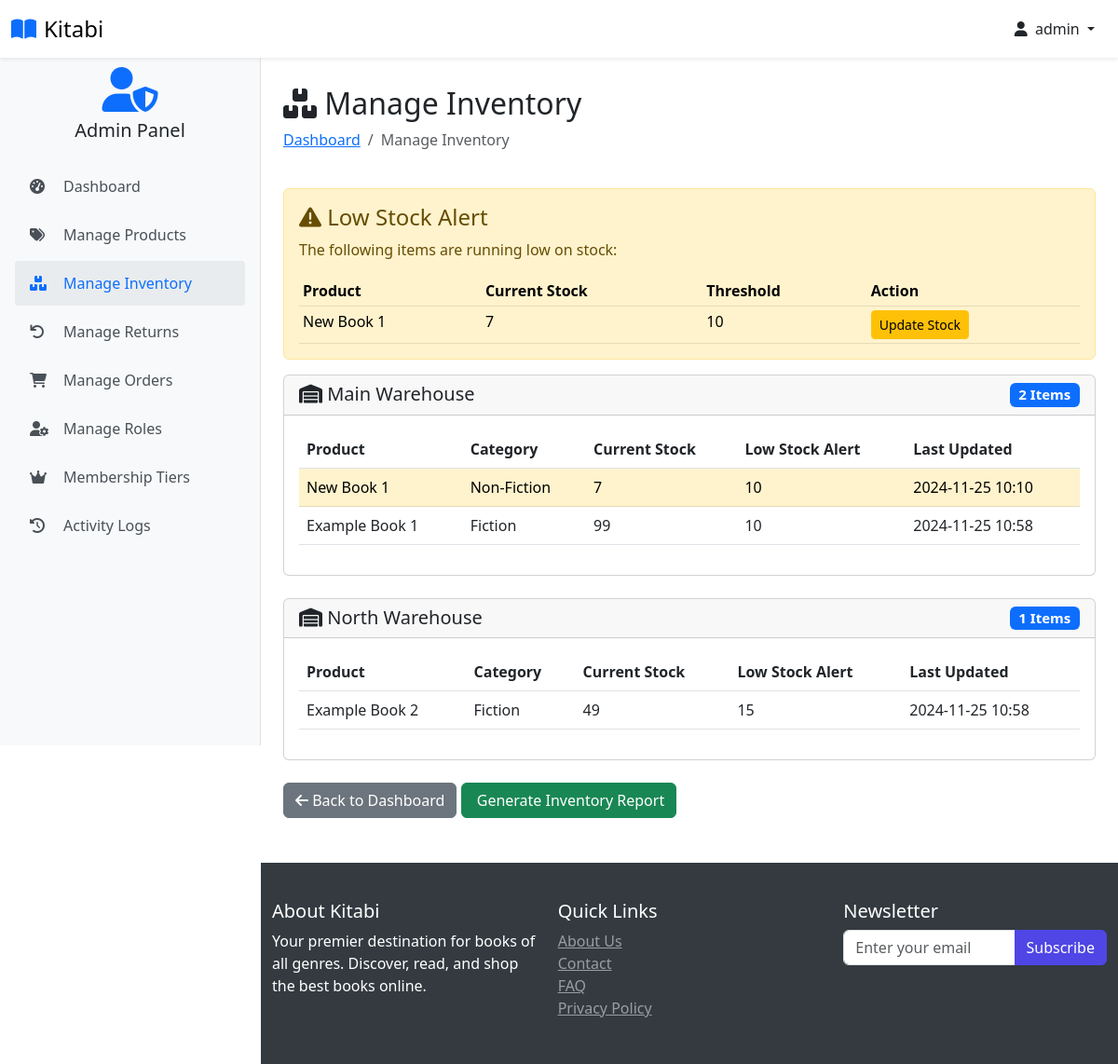
The app's page /inventory-management (signed in) with its own data.
### website/models.py (models this page shows, shortened)
class Customer(db.Model, UserMixin):
    id = db.Column(db.Integer, primary_key=True)
    full_name = db.Column(db.String(100), nullable=False)
    email = db.Column(db.String(100), unique=True, nullable=False)
    username = db.Column(db.String(100), unique=True, nullable=False)
    password_hash = db.Column(db.String(200), nullable=False)
    date_joined = db.Column(db.DateTime(), default=datetime.utcnow)
    is_admin_val = db.Column(db.Boolean, default=False)
    last_login = db.Column(db.DateTime)
    status = db.Column(db.String(20), default='active')
    membership_tier_id = db.Column(db.Integer, db.ForeignKey('membership_tier.id'), default=1)  # Default to Normal
    points = db.Column(db.Integer, default=0)
    membership_tier = db.relationship('MembershipTier', backref='customers')
    cart_items = db.relationship('Cart', back_populates='customer', lazy=True)
    orders = db.relationship('Order', back_populates='customer', lazy=True)
    activity_logs = db.relationship('ActivityLog', back_populates='user', lazy=True)
    returns = db.relationship('Return', foreign_keys='Return.customer_link', back_populates='customer', lazy=True)
    roles = db.relationship(
        'Role',
        secondary=user_roles,
        back_populates='users',
        lazy='dynamic'
    )
    @property
    def password(self):
        raise AttributeError('Password is not a readable Attribute')
    @property
    def is_admin(self):
        return self.is_admin_val or any(
            role.name in ['Super Admin', 'Product Manager', 'Order Manager']
            for role in self.roles
        )
    def has_permission(self, permission):
        if not self.roles:
            return False
        for role in self.roles:
            permissions = role.permissions or []
            if permission in permissions:
                return True
        return False

class Product(db.Model):
    id = db.Column(db.Integer, primary_key=True)
    product_name = db.Column(db.String(100), nullable=False)
    author = db.Column(db.String(100), nullable=False)
    rating = db.Column(db.Float, nullable=False)
    current_price = db.Column(db.Float, nullable=False)
    in_stock = db.Column(db.Integer, nullable=False)
    low_stock_threshold = db.Column(db.Integer, default=10)
    warehouse_location = db.Column(db.String(100), nullable=False, default='Main Warehouse')
    promotion_percentage = db.Column(db.Integer, default=0)
    discounted_price = db.Column(db.Float, nullable=True)
    product_picture = db.Column(db.String(1000), nullable=False)
    flash_sale = db.Column(db.Boolean, default=False)
    date_added = db.Column(db.DateTime, default=datetime.utcnow)
    category_id = db.Column(db.Integer, db.ForeignKey('category.id'), nullable=False)
    subcategory_id = db.Column(db.Integer, db.ForeignKey('sub_category.id'), nullable=False)
    last_stock_update = db.Column(db.DateTime, default=datetime.utcnow)
    returns = db.relationship('Return', foreign_keys='Return.product_link', back_populates='product', lazy=True)
    carts = db.relationship('Cart', back_populates='product', lazy=True)
    orders = db.relationship('Order', back_populates='product', lazy=True)
    stock_history = db.relationship('StockHistory', back_populates='product', lazy=True)
    category = db.relationship('Category', back_populates='products')
    subcategory = db.relationship('SubCategory', back_populates='products')

class Category(db.Model):
    id = db.Column(db.Integer, primary_key=True)
    name = db.Column(db.String(100), nullable=False, unique=True)
    products = db.relationship('Product', back_populates='category', lazy=True)
    subcategories = db.relationship('SubCategory', back_populates='category', lazy=True)

### website/admin.py (the view)
@admin.route('/inventory-management')
@login_required
@admin_required
@check_permission('manage_inventory')
def inventory_management():
    try:
        products = Product.query.options(
            joinedload(Product.category)
        ).all()
        print(f"Found {len(products)} products")  # Debug print
        low_stock_products = Product.query.filter(
            Product.in_stock <= Product.low_stock_threshold
        ).options(
            joinedload(Product.category)
        ).all()
        print(f"Found {len(low_stock_products)} low stock products")  # Debug print
        warehouse_inventory = {}
        for product in products:
            warehouse_location = product.warehouse_location or 'Main Warehouse'
            if warehouse_location not in warehouse_inventory:
                warehouse_inventory[warehouse_location] = []
            warehouse_inventory[warehouse_location].append(product)
        print(f"Warehouse inventory: {warehouse_inventory.keys()}")  # Debug print
        for warehouse, items in warehouse_inventory.items():
            print(f"Warehouse {warehouse}: {len(items)} items")  # Debug print
        for product in products[:1]:  # Check first product as example
            print(f"""
            Product debug info:
            - Name: {product.product_name}
            - Stock: {product.in_stock}
            - Threshold: {product.low_stock_threshold}
            - Warehouse: {product.warehouse_location}
            - Category: {product.category.name if product.category else 'No category'}
            - Last Update: {product.last_stock_update}
            """)
        return render_template(
            'inventory_management.html',
            products=products,
            low_stock_products=low_stock_products,
            warehouse_inventory=warehouse_inventory
        )
    except Exception as e:
        print(f"Error in inventory management: {str(e)}")  # Debug print
        flash('Error loading inventory management page', 'error')
        return redirect(url_for('admin.admin_page'))

### website/templates/inventory_management.html (shortened to what this page needs)
{% extends 'base.html' %}
{% block body %}
 <div class="container pt-2">
    <div class="row mb-4">
        <div class="col">
            <h2><i class="fas fa-boxes"></i> Manage Inventory</h2>
            <nav aria-label="breadcrumb">
                <ol class="breadcrumb">
                    <li class="breadcrumb-item"><a href="{{ url_for('admin.admin_page') }}">Dashboard</a></li>
                    <li class="breadcrumb-item active">Manage Inventory</li>
                </ol>
            </nav>
        </div>
    </div>
    {% if low_stock_products %}
    <div class="alert alert-warning" role="alert">
        <h4 class="alert-heading"><i class="fas fa-exclamation-triangle"></i> Low Stock Alert</h4>
        <p>The following items are running low on stock:</p>
        <div class="table-responsive">
            <table class="table table-warning table-sm mb-0">
                <thead>
                    <tr>
                        <th>Product</th>
                        <th>Current Stock</th>
                        <th>Threshold</th>
                        <th>Action</th>
                    </tr>
                </thead>
                <tbody>
                    {% for product in low_stock_products %}
                    <tr>
                        <td>{{ product.product_name }}</td>
                        <td>{{ product.in_stock }}</td>
                        <td>{{ product.low_stock_threshold }}</td>
                        <td>
                            <a href="{{ url_for('admin.update_inventory', product_id=product.id) }}"
                               class="btn btn-sm btn-warning">
                                Update Stock
                            </a>
                        </td>
                    </tr>
                    {% endfor %}
                </tbody>
            </table>
        </div>
    </div>
    {% else %}
    <div class="alert alert-info">No low stock products found.</div>
    {% endif %}
    {% if warehouse_inventory %}
        {% for warehouse, items in warehouse_inventory.items() %}
        <div class="card mb-4">
            <div class="card-header">
                <h5 class="mb-0">
                    <i class="fas fa-warehouse"></i> {{ warehouse }}
                    <span class="badge bg-primary float-end">{{ items|length }} Items</span>
                </h5>
            </div>
            <div class="card-body">
                {% if items %}
                <div class="table-responsive">
                    <table class="table table-hover">
                        <thead>
                            <tr>
                                <th>Product</th>
                                <th>Category</th>
                                <th>Current Stock</th>
                                <th>Low Stock Alert</th>
                                <th>Last Updated</th>
                            </tr>
                        </thead>
                        <tbody>
                            {% for product in items %}
                            <tr {% if product.in_stock <= product.low_stock_threshold %}class="table-warning"{% endif %}>
                                <td>{{ product.product_name }}</td>
                                <td>{{ product.category.name if product.category else 'No category' }}</td>
                                <td>{{ product.in_stock }}</td>
                                <td>{{ product.low_stock_threshold }}</td>
                                <td>{{ product.last_stock_update.strftime('%Y-%m-%d %H:%M') if product.last_stock_update else 'Never' }}</td>
                            </tr>
                            {% endfor %}
                        </tbody>
                    </table>
                </div>
                {% else %}
                <p class="text-muted">No items in this warehouse.</p>
                {% endif %}
            </div>
        </div>
        {% endfor %}
    {% else %}
    <div class="alert alert-info">No warehouse inventory found.</div>
    {% endif %}
    <div class="row mt-4 mb-5">
        <div class="col">
            <a href="{{ url_for('admin.admin_page') }}" class="btn btn-secondary">
                <i class="fas fa-arrow-left"></i> Back to Dashboard
            </a>
            <a href="{{ url_for('admin.inventory_report') }}" class="btn btn-success">
                 Generate Inventory Report
            </a>
        </div>
    </div>
</div>
{% endblock %}

### website/templates/base.html (shortened to what this page needs)
<!DOCTYPE html>
<html lang="en">
<head>
    <link rel="stylesheet" href="{{ url_for('static', filename='css/bootstrap.min.css') }}">
    <link rel="stylesheet" href="{{ url_for('static', filename='css/owl.carousel.min.css') }}">
    <link rel="stylesheet" href="{{ url_for('static', filename='css/style.css') }}">
    <link rel="stylesheet" href="https://cdnjs.cloudflare.com/ajax/libs/font-awesome/6.0.0/css/all.min.css">
</head>
<body class="{% if current_user.is_authenticated %}{% if current_user.is_admin %}admin-user{% else %}user{% endif %}{% else %}guest{% endif %}">
<nav class="navbar navbar-light bg-white fixed-top shadow-sm">
    <div class="container-fluid">
        <div class="d-flex align-items-center">
            <a class="navbar-brand d-flex align-items-center" href="/">
                <i class="fas fa-book-open text-primary me-2"></i>
                <span class="font-weight-bold">Kitabi</span>
            </a>
        </div>
        <div class="d-flex align-items-center user-nav">
            {% if current_user.is_authenticated %}
                <div class="dropdown">
                    <button class="btn btn-link text-dark text-decoration-none dropdown-toggle" type="button" id="userDropdown" data-bs-toggle="dropdown" aria-expanded="false">
                        <i class="fas fa-user me-1"></i>
                        {{ current_user.username }}
                    </button>
                </div>
            {% else %}
                <a href="{{ url_for('auth.login') }}" class="btn btn-primary">
                    <i class="fas fa-sign-in-alt me-2"></i>Login
                </a>
            {% endif %}
        </div>
    </div>
</nav>
{% if current_user.is_authenticated and current_user.is_admin %}
    <div class="admin-sidebar">
        <div class="text-center mb-4">
            <i class="fas fa-user-shield fa-3x text-primary"></i>
            <h5 class="mt-2">Admin Panel</h5>
        </div>
        <div class="nav flex-column">
            <a class="admin-nav-item" href="{{ url_for('admin.admin_page') }}">
                <i class="fas fa-tachometer-alt"></i>Dashboard
            </a>
            {% if current_user.has_permission('manage_products') %}
            <a class="admin-nav-item" href="{{ url_for('admin.shop_items') }}">
                <i class="fas fa-tags"></i>Manage Products
            </a>
            {% endif %}
            {% if current_user.has_permission('manage_inventory') %}
            <a class="admin-nav-item" href="{{ url_for('admin.inventory_management') }}">
                <i class="fas fa-boxes"></i>Manage Inventory
            </a>
            {% endif %}
            {% if current_user.has_permission('manage_returns') %}
            <a class="admin-nav-item" href="{{ url_for('admin.returns_management') }}">
                <i class="fas fa-undo"></i>Manage Returns
            </a>
            {% endif %}
            {% if current_user.has_permission('manage_orders') %}
            <a class="admin-nav-item" href="{{ url_for('admin.order_view') }}">
                <i class="fas fa-shopping-cart"></i>Manage Orders
            </a>
            {% endif %}
            {% if current_user.has_permission('manage_users') %}
            <a class="admin-nav-item" href="{{ url_for('admin.manage_roles') }}">
                <i class="fas fa-user-cog"></i>Manage Roles
            </a>
            <a class="admin-nav-item" href="{{ url_for('admin.membership_tiers') }}">
                <i class="fas fa-crown"></i>Membership Tiers
            </a>
            {% endif %}
            {% if current_user.has_permission('view_reports') %}
            <a class="admin-nav-item" href="{{ url_for('admin.view_activity_logs') }}">
                <i class="fas fa-history"></i>Activity Logs
            </a>
            {% endif %}
        </div>
    </div>
{% endif %}
    <main class="main-content">
         <div class="container pt-2">
            {% block body %}{% endblock %}
        </div>
    </main>
    <footer>
         <div class="container pt-2">
            <div class="row">
                <div class="col-md-4">
                    <h5>About Kitabi</h5>
                    <p>Your premier destination for books of all genres. Discover, read, and shop the best books online.</p>
                </div>
                <div class="col-md-4">
                    <h5>Quick Links</h5>
                    <ul class="list-unstyled">
                        <li><a href="#" class="text-white-50">About Us</a></li>
                        <li><a href="#" class="text-white-50">Contact</a></li>
                        <li><a href="#" class="text-white-50">FAQ</a></li>
                    <li><a href="#" class="text-white-50">Privacy Policy</a></li>
                </ul>
            </div>
            <div class="col-md-4">
                <h5>Newsletter</h5>
                <form method="POST" enctype="multipart/form-data">
                    <div class="input-group">
                        <input type="email" class="form-control" placeholder="Enter your email">
                        <button class="btn btn-primary" type="submit">Subscribe</button>
                    </div>
                </form>
            </div>
        </div>
    </div>
</footer>
</body>
</html>

### records on screen
Customer: username "admin"
Product: product_name "New Book 1", in_stock "7", low_stock_threshold "10", warehouse_location "Main Warehouse", items "2", category "Non-Fiction", last_stock_update "2024-11-25 10:10"
Product: product_name "Example Book 1", category "Fiction", in_stock "99", low_stock_threshold "10", last_stock_update "2024-11-25 10:58"
Product: warehouse_location "North Warehouse", items "1", product_name "Example Book 2", category "Fiction", in_stock "49", low_stock_threshold "15", last_stock_update "2024-11-25 10:58"
